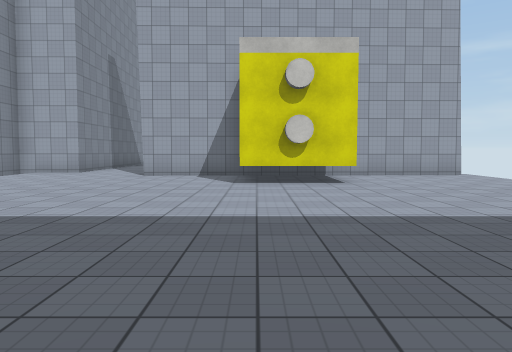
view 1 (above)

16 first-person views from a walk through a 3-D level made in the Unity game engine. The camera is 1.4 m above the floor, tilts 4° down and sees 70° across. The floor is counted in squares, 2 m on a side. Each view is taken from the middle of a square. On the plan, view 1 faces up. The plan holds only what a view shows up to about 11 squares ahead; the rest is blank. The place goes on beyond the plan. Surface patterns are stand-ins for the level's own textures.

view 2
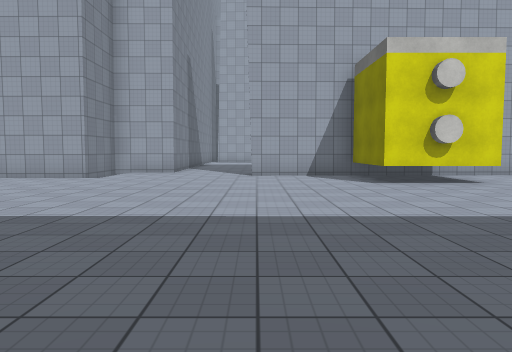

view 3
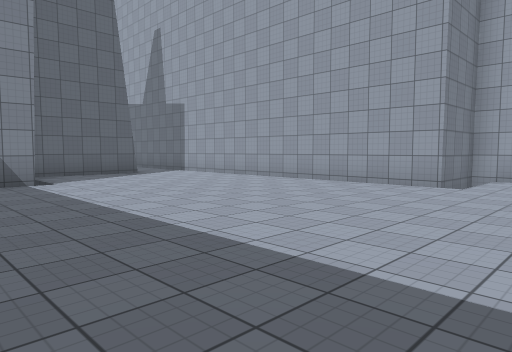

view 4
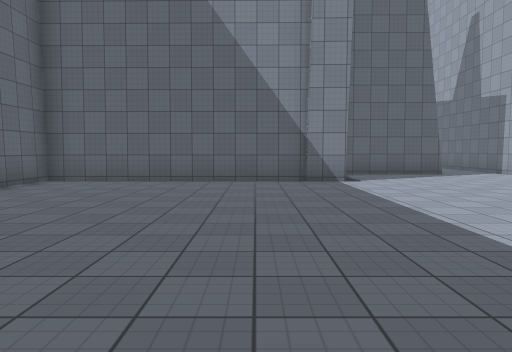

view 5
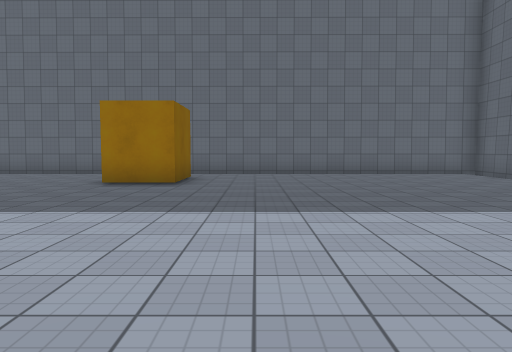

view 6
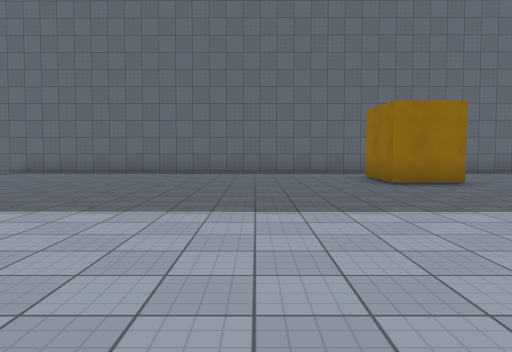

view 7
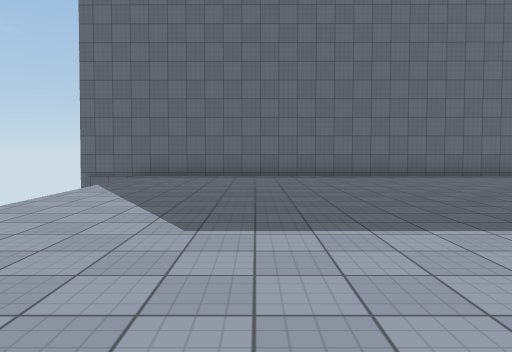

view 8
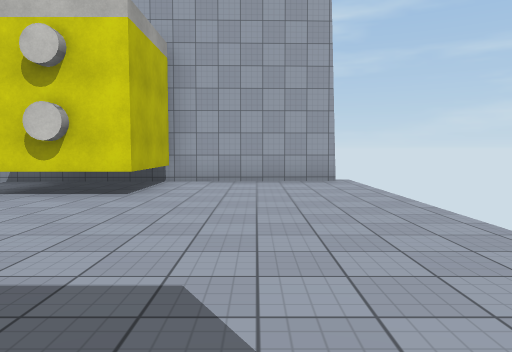

view 9
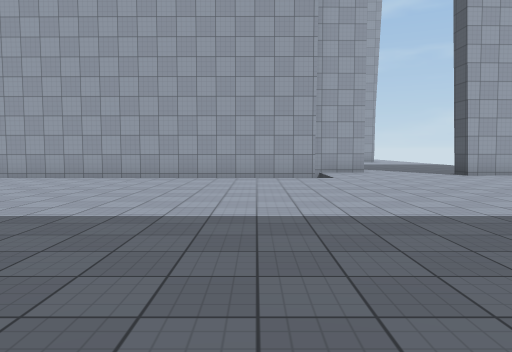

view 10
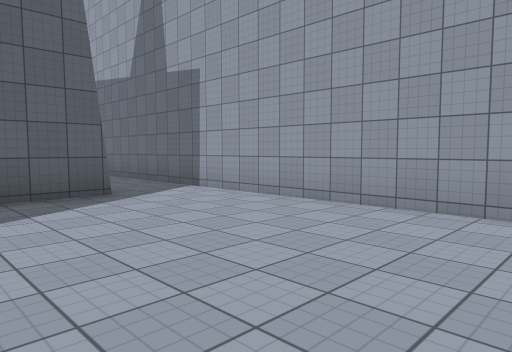

view 11
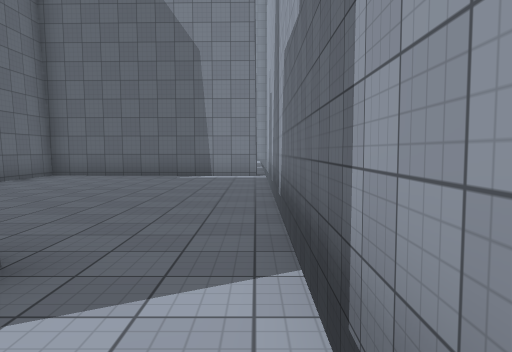

view 12
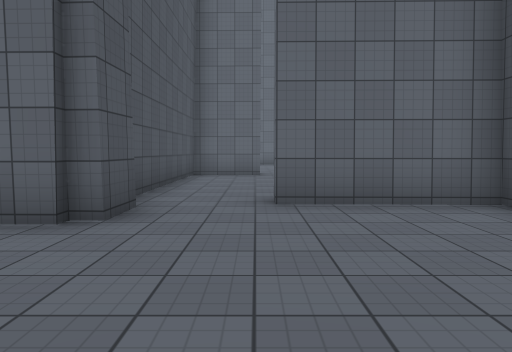

view 13
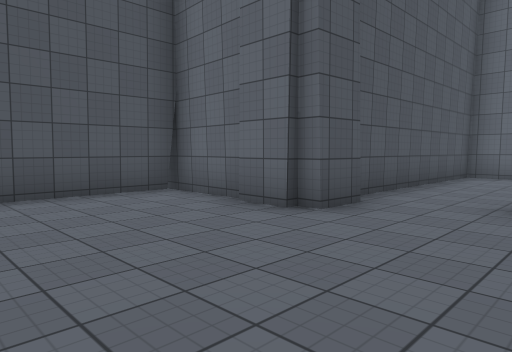

view 14
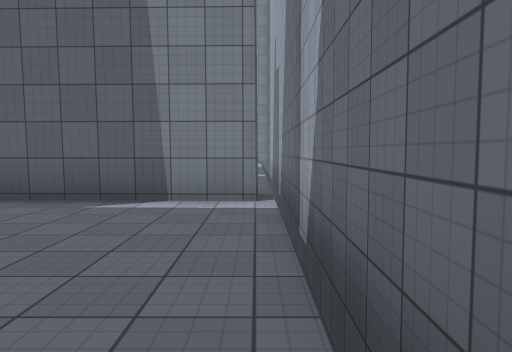

view 15
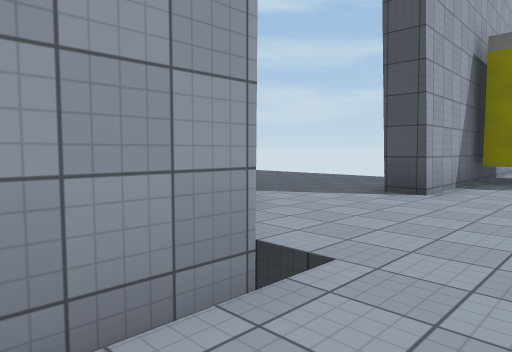

view 16
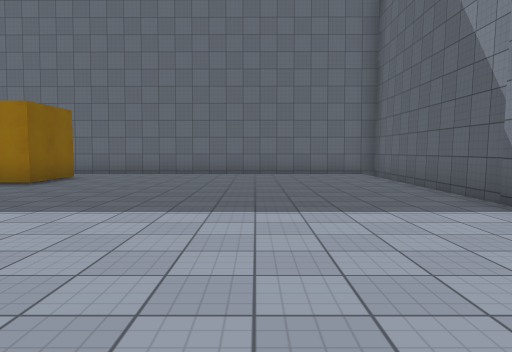

### Floor plan
Points are (right, up) in squares from view 1. A wall is a line through its corners. A room is listed if a view was taken in it or the views show most of it. See-through windows are left out.
Room 1 (views 1, 2, 3, 4, 5, 6, 7, 8, 9, 10, 11, 15, 16)
walls: (-5.3, -1.4) (-5.3, 0.5) (-3.8, 0.5) (-3.8, -1.4); (-7.4, 11.5) (-7.5, 9.5) (-15.5, 9.6); (2.1, 10) (2.1, 7.6) (-0.3, 7.6) (-0.3, 10.1); (-13.2, 4.1) (-13.3, 3.1); (-13.4, 3.3) (-13.5, -2.9) (7.8, -3); (5.9, 10.4) (-3.1, 10.1) (-3.1, 10.8); (-15.7, 7.5) (-15.7, 4.6)
ways out: opening at (-16, 8.5) to room 2
Room 2 (views 12, 13, 14)
walls: (-19.1, 4.6) (-18.1, 4.6); (-18, 4.3) (-15.6, 4.2); (-19.5, 3.4) (-19.5, 4.4) (-19, 4.4); (-24, 9) (-24.2, 3.3) (-21.3, 3.3) (-21.3, 2.7); (-16.2, 4.3) (-16.2, 7); (-15.5, 9.6) (-25.9, 9.7)
ways out: opening at (-16, 8.5) to room 1; opening at (-20.5, 3)

Where each view was taken, in squares from view 1:
view 1: 0 up, 0 right, facing up
view 2: 0 up, 3 left, facing up
view 3: 2 up, 5 left, facing up-left
view 4: 2 up, 5 left, facing left
view 5: 8 up, 7 left, facing down
view 6: 8 up, 1 left, facing down
view 7: 7 up, 3 right, facing down
view 8: 2 up, 4 right, facing up
view 9: 0 up, 9 left, facing up
view 10: 5 up, 10 left, facing up-left
view 11: 9 up, 14 left, facing left
view 12: 8 up, 21 left, facing down
view 13: 8 up, 22 left, facing down-right
view 14: 9 up, 19 left, facing left
view 15: 8 up, 9 left, facing up-right
view 16: 8 up, 10 left, facing down
